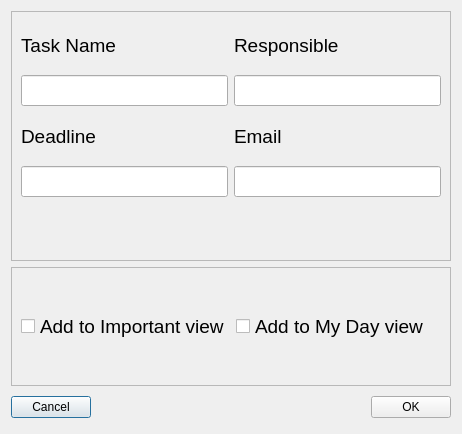
<?xml version="1.0" encoding="UTF-8"?>
<ui version="4.0">
 <class>NewTaskDialogClass</class>
 <widget class="QDialog" name="NewTaskDialogClass">
  <property name="geometry">
   <rect>
    <x>0</x>
    <y>0</y>
    <width>462</width>
    <height>434</height>
   </rect>
  </property>
  <property name="windowTitle">
   <string>New Task</string>
  </property>
  <layout class="QVBoxLayout" name="verticalLayout_2">
   <item>
    <widget class="QFrame" name="textEditsFrame">
     <property name="minimumSize">
      <size>
       <width>300</width>
       <height>250</height>
      </size>
     </property>
     <property name="frameShape">
      <enum>QFrame::StyledPanel</enum>
     </property>
     <property name="frameShadow">
      <enum>QFrame::Raised</enum>
     </property>
     <layout class="QGridLayout" name="gridLayout">
      <item row="5" column="0">
       <widget class="QLineEdit" name="deadlineLineEdit">
        <property name="font">
         <font>
          <pointsize>14</pointsize>
         </font>
        </property>
       </widget>
      </item>
      <item row="7" column="0">
       <widget class="QLabel" name="dateStateLabel">
        <property name="font">
         <font>
          <pointsize>14</pointsize>
         </font>
        </property>
        <property name="text">
         <string/>
        </property>
       </widget>
      </item>
      <item row="0" column="0">
       <widget class="QLabel" name="taskNameLabel">
        <property name="font">
         <font>
          <pointsize>14</pointsize>
         </font>
        </property>
        <property name="text">
         <string>Task Name</string>
        </property>
       </widget>
      </item>
      <item row="4" column="1">
       <widget class="QLabel" name="emailLabel">
        <property name="font">
         <font>
          <pointsize>14</pointsize>
         </font>
        </property>
        <property name="text">
         <string>Email</string>
        </property>
       </widget>
      </item>
      <item row="5" column="1">
       <widget class="QLineEdit" name="emailLineEdit">
        <property name="font">
         <font>
          <pointsize>14</pointsize>
         </font>
        </property>
       </widget>
      </item>
      <item row="1" column="0">
       <widget class="QLineEdit" name="taskNameLineEdit">
        <property name="font">
         <font>
          <pointsize>14</pointsize>
         </font>
        </property>
       </widget>
      </item>
      <item row="4" column="0">
       <widget class="QLabel" name="deadlineLabel">
        <property name="font">
         <font>
          <pointsize>14</pointsize>
         </font>
        </property>
        <property name="text">
         <string>Deadline</string>
        </property>
       </widget>
      </item>
      <item row="0" column="1">
       <widget class="QLabel" name="responsibleLabel">
        <property name="font">
         <font>
          <pointsize>14</pointsize>
         </font>
        </property>
        <property name="text">
         <string>Responsible</string>
        </property>
       </widget>
      </item>
      <item row="1" column="1">
       <widget class="QLineEdit" name="responsibleLineEdit">
        <property name="font">
         <font>
          <pointsize>14</pointsize>
         </font>
        </property>
       </widget>
      </item>
      <item row="7" column="1">
       <widget class="QLabel" name="emailStateLabel">
        <property name="font">
         <font>
          <pointsize>14</pointsize>
         </font>
        </property>
        <property name="text">
         <string/>
        </property>
       </widget>
      </item>
     </layout>
    </widget>
   </item>
   <item>
    <widget class="QFrame" name="checkBoxesFrame">
     <property name="maximumSize">
      <size>
       <width>16777215</width>
       <height>150</height>
      </size>
     </property>
     <property name="frameShape">
      <enum>QFrame::StyledPanel</enum>
     </property>
     <property name="frameShadow">
      <enum>QFrame::Raised</enum>
     </property>
     <layout class="QHBoxLayout" name="horizontalLayout">
      <item>
       <widget class="QCheckBox" name="isImportantCheckBox">
        <property name="font">
         <font>
          <pointsize>14</pointsize>
         </font>
        </property>
        <property name="text">
         <string>Add to Important view</string>
        </property>
       </widget>
      </item>
      <item>
       <widget class="QCheckBox" name="isMyDayCheckBox">
        <property name="font">
         <font>
          <pointsize>14</pointsize>
         </font>
        </property>
        <property name="text">
         <string>Add to My Day view</string>
        </property>
       </widget>
      </item>
     </layout>
    </widget>
   </item>
   <item>
    <layout class="QHBoxLayout">
     <property name="spacing">
      <number>6</number>
     </property>
     <property name="margin" stdset="0">
      <number>0</number>
     </property>
     <item>
      <widget class="QPushButton" name="cancelButton">
       <property name="text">
        <string>Cancel</string>
       </property>
      </widget>
     </item>
     <item>
      <spacer>
       <property name="orientation">
        <enum>Qt::Horizontal</enum>
       </property>
       <property name="sizeHint" stdset="0">
        <size>
         <width>131</width>
         <height>31</height>
        </size>
       </property>
      </spacer>
     </item>
     <item>
      <widget class="QPushButton" name="okButton">
       <property name="text">
        <string>OK</string>
       </property>
      </widget>
     </item>
    </layout>
   </item>
  </layout>
 </widget>
 <resources/>
 <connections>
  <connection>
   <sender>okButton</sender>
   <signal>clicked()</signal>
   <receiver>NewTaskDialogClass</receiver>
   <slot>accept()</slot>
   <hints>
    <hint type="sourcelabel">
     <x>278</x>
     <y>253</y>
    </hint>
    <hint type="destinationlabel">
     <x>96</x>
     <y>254</y>
    </hint>
   </hints>
  </connection>
  <connection>
   <sender>cancelButton</sender>
   <signal>clicked()</signal>
   <receiver>NewTaskDialogClass</receiver>
   <slot>reject()</slot>
   <hints>
    <hint type="sourcelabel">
     <x>369</x>
     <y>253</y>
    </hint>
    <hint type="destinationlabel">
     <x>179</x>
     <y>282</y>
    </hint>
   </hints>
  </connection>
 </connections>
</ui>
